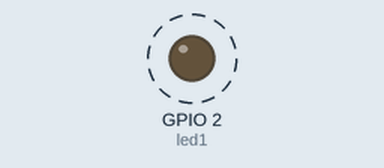
Recording of a program running on a simulated ESP32. On the bench: output pins drawn as LEDs (lit = HIGH). Dashed ring = blinking. What the program prints to the serial monitor is not drawn.

Above: at 1.5 s.
Timing chart, 0 to 5.6 s (numbered marks = the images above):
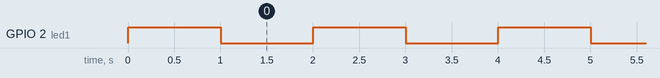

Measured:
- by itself, GPIO 2 (led1): alternates HIGH for 1.0 s and LOW for 1.0 s

The program:

main.cpp
```cpp
/*8.双核实验*/
#include <Arduino.h>

TaskHandle_t Task1;
TaskHandle_t Task2;

// LED pins
const int led1 = 2;
void Task1code(void *pvParameters);
void Task2code(void *pvParameters);

void setup()
{
	Serial.begin(115200);
	pinMode(led1, OUTPUT);

	// create a task that will be executed in the Task1code() function, with priority 1 and executed on core 0
	xTaskCreatePinnedToCore(
		Task1code, /* Task function. */
		"Task1",   /* name of task. */
		10000,	   /* Stack size of task */
		NULL,	   /* parameter of the task */
		1,		   /* priority of the task */
		&Task1,	   /* Task handle to keep track of created task */
		0);		   /* pin task to core 0 */
	delay(500);

	// create a task that will be executed in the Task2code() function, with priority 1 and executed on core 1
	xTaskCreatePinnedToCore(
		Task2code, /* Task function. */
		"Task2",   /* name of task. */
		10000,	   /* Stack size of task */
		NULL,	   /* parameter of the task */
		1,		   /* priority of the task */
		&Task2,	   /* Task handle to keep track of created task */
		1);		   /* pin task to core 1 */
	delay(500);
}

// Task1code: blinks an LED every 1000 ms
void Task1code(void *pvParameters)
{
	Serial.print("Task1 running on core ");
	Serial.println(xPortGetCoreID());

	for (;;)
	{
		digitalWrite(led1, HIGH);
		delay(1000);
		digitalWrite(led1, LOW);
		delay(1000);
	}
}

// Task2code: blinks an LED every 500 ms
void Task2code(void *pvParameters)
{
	Serial.print("Task2 running on core ");
	Serial.println(xPortGetCoreID());
	delay(1000);
}

void loop()
{
}
```
